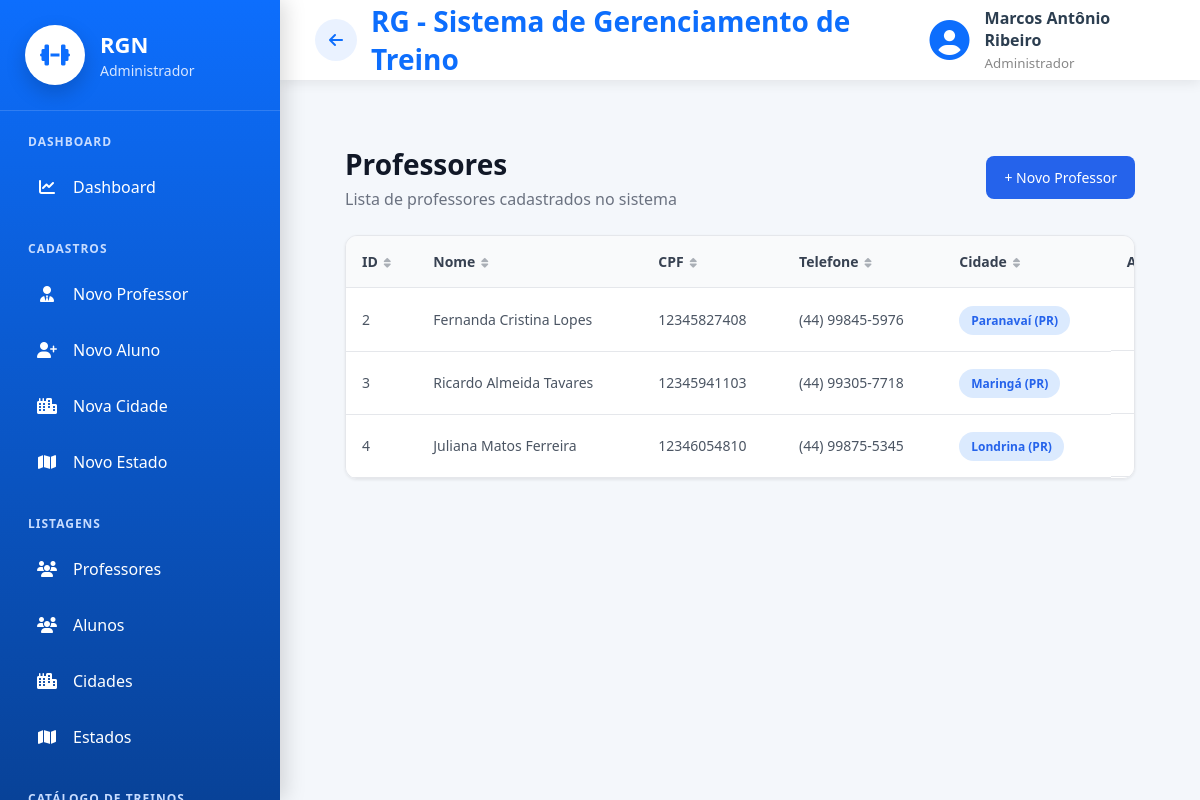
/cadastros/listar/professor/ (signed in), run on an earlier commit of the app's database.
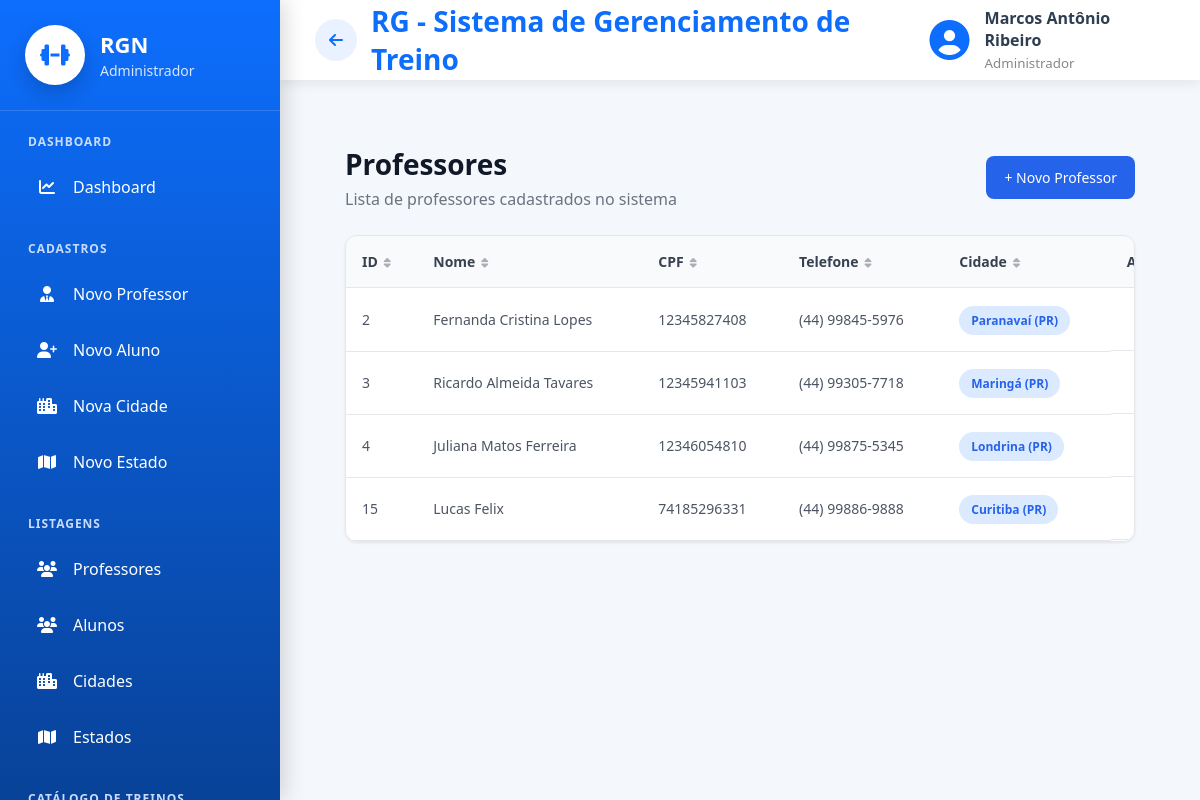
And on a later commit of the database.
### cadastros/models.py (models this page shows, shortened)
class Auditoria(models.Model):
    cadastrado_em = models.DateTimeField(auto_now_add=True, verbose_name="Cadastrado em")
    atualizado_em = models.DateTimeField(auto_now=True, verbose_name="Atualizado em")
    class Meta:
        abstract = True

class Pessoa(Auditoria):
    TIPO_CHOICES = [
        ('ALUNO', 'Aluno'),
        ('PROFESSOR', 'Professor'),
        ('ADMINISTRADOR', 'Administrador')
    ]
    SEXO_CHOICES = [
        ('M', 'Masculino'),
        ('F', 'Feminino'),
        ('O', 'Outro'),
    ]
    NIVEL_CHOICES = [
        (1, 'Iniciante'),
        (2, 'Intermediário'),
        (3, 'Avançado'),
    ]
    tipo = models.CharField(max_length=20, choices=TIPO_CHOICES, verbose_name="Tipo de Pessoa")
    nome = models.CharField(max_length=50, verbose_name="Nome")
    data_nascimento = models.DateField(verbose_name="Data de nascimento",null=True,blank=True,validators=[validar_data_nascimento],)
    cpf = models.CharField(max_length=11, unique=True, verbose_name="CPF")
    telefone = models.CharField(max_length=15, verbose_name="Telefone")
    objetivo = models.TextField(verbose_name="Objetivo", null=True, blank=True)
    sexo = models.CharField(max_length=20, choices=SEXO_CHOICES, verbose_name="Sexo", null=True, blank=True)
    nivel = models.IntegerField(choices=NIVEL_CHOICES, verbose_name="Nível", null=True, blank=True)
    cidade = models.ForeignKey(Cidade, on_delete=models.PROTECT)
    professor = models.ForeignKey("self", on_delete=models.PROTECT, related_name="alunos", limit_choices_to={"tipo": "PROFESSOR"}, null=True, blank=True)
    usuario = models.OneToOneField("auth.User", on_delete=models.CASCADE, related_name="pessoa_usuario")
    precisa_trocar_senha = models.BooleanField(default=False, verbose_name="Precisa trocar a senha")
    @property
    def telefone_formatado(self):
        t = ''.join(ch for ch in (self.telefone or '') if ch.isdigit())
        if len(t) == 11:
            return f"({t[:2]}) {t[2:7]}-{t[7:]}"
        if len(t) == 10:
            return f"({t[:2]}) {t[2:6]}-{t[6:]}"
        return self.telefone or ''

class Cidade(Auditoria):
    nome = models.CharField(max_length=50, verbose_name="Nome da Cidade")
    estado = models.ForeignKey(Estado, on_delete=models.PROTECT)
    def __str__(self):
        return "{} ({})".format(self.nome, self.estado.sigla)

class Estado(Auditoria):
    nome = models.CharField(max_length=50, verbose_name="Nome do Estado")
    sigla = models.CharField(max_length=2, verbose_name="Sigla")

### cadastros/views.py (the view)
# urls.py: path('listar/professor/', ProfessorList.as_view(), name="listar-professor"),
class ProfessorList(LoginRequiredMixin, GroupRequiredMixin, ListView):
    login_url = reverse_lazy('login')
    model = Pessoa
    template_name = "cadastros/listar_professores.html"
    group_required = ["Administrador"]
    def get_queryset(self):
        return Pessoa.objects.filter(tipo="PROFESSOR")

### cadastros/templates/cadastros/listar_professores.html
{% extends 'modelo.html' %}
{% load static %}
{% block css %}
<link rel="stylesheet" href="{% static 'css/cadastros/listar_professores.css' %}">
<link rel="stylesheet" href="{% static 'css/paginas/modelo.css' %}">
{% endblock %}
{% block main %}
<div class="list-container">
    <div class="list-header">
        <div>
            <h2>Professores</h2>
            <p>Lista de professores cadastrados no sistema</p>
        </div>
        <a href="{% url 'cadastrar-professor' %}" class="btn-novo">
            + Novo Professor
        </a>
    </div>
    <div class="table-container">
        <table class="table-list" data-ordenavel>
            <thead>
                <tr>
                    <th>ID</th>
                    <th>Nome</th>
                    <th>CPF</th>
                    <th>Telefone</th>
                    <th>Cidade</th>
                    <th data-ordenar="false">Ações</th>
                </tr>
            </thead>
            <tbody>
                {% for professor in object_list %}
                <tr>
                    <td>{{ professor.id }}</td>
                    <td>{{ professor.nome }}</td>
                    <td>{{ professor.cpf }}</td>
                    <td>{{ professor.telefone_formatado }}</td>
                    <td><span class="badge">{{ professor.cidade }}</span></td>
                    <td class="acoes">
                        {% url 'editar-professor' professor.id as editar_url %}
                        {% url 'excluir-professor' professor.id as excluir_url %}
                        {% include '_acoes_dropdown.html' with editar_url=editar_url excluir_url=excluir_url %}
                    </td>
                </tr>
                {% empty %}
                <tr>
                    <td colspan="6" class="sem-registro">Nenhum professor cadastrado.</td>
                </tr>
                {% endfor %}
            </tbody>
        </table>
    </div>
</div>
{% endblock %}

What changed in the data, as far as the page shows it:
added Pessoa: id "15", nome "Lucas Felix", cpf "74185296331", telefone_formatado "(44) 99886-9888", cidade "Curitiba (PR)"
